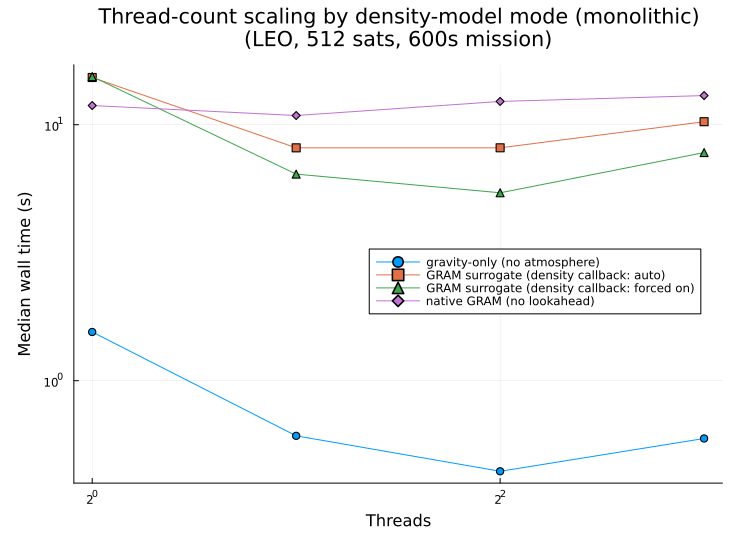

The script that saved this image:
# Thread-count scaling sweep for a fixed-size LEO constellation, run separately
# for each of the three density-model modes supported by
# leo_constellation_size_scaling_worker.jl:
#
#   no_gram   -- NoAtmosphereModel, gravity-only (no shared native library, no lock)
#   surrogate -- GRAM offline surrogate (precomputed interpolation, no native calls, no lock)
#   standard  -- real/native GRAM, no lookahead cache (single global lock inside the
#                vendored native library -- see LEO_GRAM_CONSTELLATION_HANDOFF.md)
#
# Purpose: isolate how much of the "threads don't help much" finding from the
# 2048-sat/1hr native-GRAM benchmark (LEO_GRAM_CONSTELLATION_HANDOFF.md) is
# specific to native GRAM's global lock vs. a general property of constellation
# parallelism in this codebase. Julia's thread count is fixed at process
# startup, so each (mode, threads) point is its own subprocess via the existing
# leo_constellation_size_scaling_worker.jl.
#
#   julia --project=. benchmarks/studies/gram_mars_fix_and_constellation_scaling/leo_thread_scaling_by_mode.jl
#
# Override satellite count / thread ladder:
#   SPACEAGORA_TS_N_SATS=512 SPACEAGORA_TS_THREADS=1,2,4,8,16 julia --project=. \
#       benchmarks/studies/gram_mars_fix_and_constellation_scaling/leo_thread_scaling_by_mode.jl

using Plots

const REPO_ROOT = normpath(joinpath(@__DIR__, "..", "..", ".."))
const WORKER_SCRIPT = joinpath(@__DIR__, "leo_constellation_size_scaling_worker.jl")
const N_SATS = parse(Int, get(ENV, "SPACEAGORA_TS_N_SATS", "512"))
const THREAD_LADDER = [parse(Int, strip(tok)) for tok in split(get(ENV, "SPACEAGORA_TS_THREADS", "1,2,4,8"), ",")]
# ROUTE selects the execution route tested at each thread count:
#   monolithic -- one coupled state vector for all N_SATS satellites (flat RHS queue).
#   ensemble   -- run_constellation_ensemble: each satellite is an independent
#                 single-satellite run dispatched to an outer worker task.
const ROUTE = get(ENV, "SPACEAGORA_TS_ROUTE", "monolithic")
ROUTE in ("monolithic", "ensemble") || error("SPACEAGORA_TS_ROUTE must be \"monolithic\" or \"ensemble\", got \"$(ROUTE)\"")
# "surrogate_on" reuses mode="surrogate" but forces the density-callback thread gate
# open (see leo_constellation_size_scaling_worker.jl) instead of leaving it on "auto",
# to test whether the lock-free surrogate scales better once that gate isn't in the way.
# Only meaningful under the monolithic route -- the ensemble route always runs each
# (single-satellite) member with density-callback threading off, since there is no
# per-member benefit to gate in the first place.
const MODES = ROUTE == "monolithic" ?
    ("no_gram", "surrogate", "surrogate_on", "standard") : ("no_gram", "surrogate", "standard")
const MODE_LABELS = Dict(
    "no_gram" => "gravity-only (no atmosphere)",
    "surrogate" => "GRAM surrogate (density callback: auto)",
    "surrogate_on" => "GRAM surrogate (density callback: forced on)",
    "standard" => "native GRAM (no lookahead)",
)
const WORKER_MODE = Dict(
    "no_gram" => "no_gram", "surrogate" => "surrogate", "surrogate_on" => "surrogate", "standard" => "standard",
)

struct ThreadResult
    mode::String
    threads::Int
    median_s::Union{Nothing, Float64}
    output::String
end

function run_worker(mode::String, threads::Int)::ThreadResult
    julia_bin = Base.julia_cmd().exec[1]
    cmd = Cmd([
        julia_bin, "--project=$(REPO_ROOT)", "--threads=$(threads)",
        WORKER_SCRIPT, string(N_SATS), WORKER_MODE[mode], ROUTE,
    ])
    env_overrides = mode == "surrogate_on" ?
        Dict("SPACEAGORA_TS_SURROGATE_DENSITY_CALLBACK_OVERRIDE" => "on") : Dict{String, String}()
    io = IOBuffer()
    # The ensemble route can crash a worker outright (e.g. native GRAM under 2+
    # concurrent ensemble members -- a shared-native-state hazard distinct from the
    # monolithic route's density-callback gate, and not covered by this worker's
    # existing FREEZE_PER_STEP/VACUUM_GRAM_CACHE=0 safeguards, which only protect
    # concurrency *within* one coupled solve). Catch that instead of aborting the
    # whole sweep so the rest of the ladder/modes still complete.
    try
        withenv(env_overrides...) do
            run(pipeline(cmd; stdout=io, stderr=io); wait=true)
        end
    catch e
        e isa ProcessFailedException || rethrow()
    end
    output = String(take!(io))
    m = match(r"median wall time \(.*?\):\s*([\d.]+)\s*s", output)
    median_s = m === nothing ? nothing : parse(Float64, m.captures[1])
    return ThreadResult(mode, threads, median_s, output)
end

function run_sweep()::Vector{ThreadResult}
    results = ThreadResult[]
    total = length(MODES) * length(THREAD_LADDER)
    done = 0
    for mode in MODES, threads in THREAD_LADDER
        done += 1
        print("[$(done)/$(total)] mode=$(mode) threads=$(threads) ... ")
        flush(stdout)
        r = run_worker(mode, threads)
        push!(results, r)
        if r.median_s === nothing
            println("FAILED to parse median wall time; raw output follows:")
            println(r.output)
        else
            println("$(round(r.median_s; digits=4)) s")
        end
    end
    return results
end

function series_for(results::Vector{ThreadResult}, mode::String)
    xs = Int[]
    ys = Float64[]
    for threads in THREAD_LADDER
        r = only(filter(r -> r.mode == mode && r.threads == threads, results))
        r.median_s === nothing && continue
        push!(xs, threads)
        push!(ys, r.median_s)
    end
    return xs, ys
end

function print_summary(results::Vector{ThreadResult})
    println()
    println("Summary (route=$(ROUTE), N_SATS=$(N_SATS), threads=$(THREAD_LADDER)):")
    for mode in MODES
        xs, ys = series_for(results, mode)
        isempty(ys) && continue
        baseline = ys[1]
        println()
        println("mode=$(mode) ($(MODE_LABELS[mode]))")
        println(rpad("threads", 10), rpad("median_s", 12), rpad("speedup", 10), "efficiency")
        for (t, y) in zip(xs, ys)
            speedup = baseline / y
            efficiency = speedup / t
            println(
                rpad(string(t), 10),
                rpad(string(round(y; digits=4)), 12),
                rpad(string(round(speedup; digits=3)), 10),
                string(round(efficiency; digits=3)),
            )
        end
    end
end

function make_plot(results::Vector{ThreadResult})
    plt = plot(
        xlabel="Threads",
        ylabel="Median wall time (s)",
        title="Thread-count scaling by density-model mode ($(ROUTE))\n(LEO, $(N_SATS) sats, 600s mission)",
        xscale=:log2,
        yscale=:log10,
        # "monolithic" has all four series clustered high (auto/on-surrogate and
        # native GRAM sit at 5-15s across the whole thread range) with only
        # gravity-only running low, leaving a trace-free band in the middle of the
        # plot -- :right lands the legend there. "ensemble" has native GRAM as a
        # single high-left point with everything else low, so :topright is empty.
        legend=(ROUTE == "monolithic" ? :right : :topright),
        size=(750, 550),
        margin=5Plots.mm,
    )
    markers = Dict("no_gram" => :circle, "surrogate" => :square, "surrogate_on" => :utriangle, "standard" => :diamond)
    for mode in MODES
        xs, ys = series_for(results, mode)
        isempty(ys) && continue
        plot!(plt, xs, ys; label=MODE_LABELS[mode], marker=markers[mode])
    end
    out_path = joinpath(@__DIR__, "leo_thread_scaling_by_mode_$(ROUTE).png")
    savefig(plt, out_path)
    println()
    println("Saved: $(out_path)")
    return plt
end

function main()
    println("Thread-count scaling sweep: route=$(ROUTE), N_SATS=$(N_SATS), modes=$(MODES), thread ladder=$(THREAD_LADDER)")
    println("Estimated wall time: several minutes ($(length(MODES) * length(THREAD_LADDER)) subprocess launches, each with Julia startup + JIT overhead on top of the reported solve time).")
    println()

    results = run_sweep()
    print_summary(results)
    make_plot(results)
end

main()
